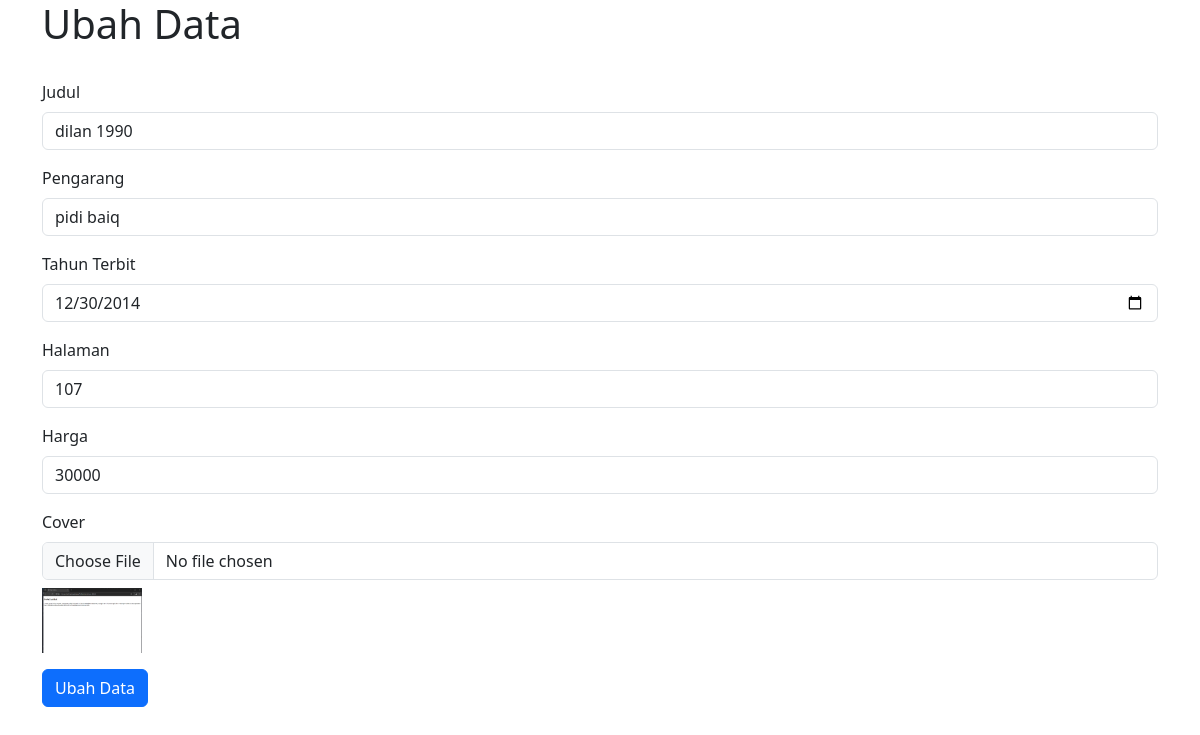
Page /admin/ubah.php?id=5 on the committed database.
### tables this page shows
CREATE TABLE `data_buku` (
  `id` int(11) NOT NULL,
  `judul` varchar(25) NOT NULL,
  `pengarang` varchar(25) NOT NULL,
  `tahun_terbit` varchar(20) NOT NULL,
  `halaman` varchar(25) NOT NULL,
  `harga` float NOT NULL,
  `cover` varchar(255) NOT NULL
);

### admin/ubah.php (the view, shortened to what this page needs)
<?php
require 'conn.php';
if (isset($_POST['submit'])) {
    $id = $_POST['id'];
    $judul = $_POST['judul'];
    $pengarang = $_POST['pengarang'];
    $tahun_terbit = $_POST['tahun_terbit'];
    $halaman = $_POST['halaman'];
    $harga = $_POST['harga'];
    if ($_FILES['cover']['name']) {
        $cover = $_FILES['cover']['name'];
        $target_dir = "../images/";
        $target_file = $target_dir . basename($cover);
        move_uploaded_file($_FILES['cover']['tmp_name'], $target_file);
        $sql = "UPDATE data_buku SET judul = '$judul', pengarang = '$pengarang', tahun_terbit = '$tahun_terbit', halaman = '$halaman', harga = '$harga', cover = '$cover' WHERE id = $id";
    } else {
        $sql = "UPDATE data_buku SET judul = '$judul', pengarang = '$pengarang', tahun_terbit = '$tahun_terbit', halaman = '$halaman', harga = '$harga' WHERE id = $id";
    }
    if (mysqli_query($conn, $sql)) {
        echo "<script>
          alert('Data berhasil diubah');
          window.location.href = 'data_buku.php';
          </script>";
    } else {
        echo "<script>
          alert('Data gagal diubah');
          window.location.href = 'data_buku.php';
          </script>";
    }
    mysqli_close($conn);
} else {
    $id = $_GET['id'];
    $query = "SELECT * FROM data_buku WHERE id = $id";
    $result = mysqli_query($conn, $query);
    $buku = mysqli_fetch_assoc($result);
}
?>
<!doctype html>
<html lang="en">
<head>
    <link href="https://cdn.jsdelivr.net/npm/bootstrap@5.3.3/dist/css/bootstrap.min.css" rel="stylesheet">
</head>
<body>
<div class="container">
    <h1>Ubah Data</h1>
    <br>
    <form action="" method="post" enctype="multipart/form-data">
        <div class="mb-3">
            <label for="judul" class="form-label">Judul</label>
            <input type="text" name="judul" class="form-control" id="judul" value="<?php echo $buku['judul']; ?>" placeholder="Judul">
        </div>
        <div class="mb-3">
            <label for="pengarang" class="form-label">Pengarang</label>
            <input type="text" name="pengarang" class="form-control" id="pengarang" value="<?php echo $buku['pengarang']; ?>" placeholder="Pengarang">
        </div>
        <div class="mb-3">
            <label for="tahun_terbit" class="form-label">Tahun Terbit</label>
            <input type="date" name="tahun_terbit" class="form-control" id="tahun_terbit" value="<?php echo $buku['tahun_terbit']; ?>" placeholder="Tahun Terbit">
        </div>
        <div class="mb-3">
            <label for="halaman" class="form-label">Halaman</label>
            <input type="text" name="halaman" class="form-control" id="halaman" value="<?php echo $buku['halaman']; ?>" placeholder="Halaman">
        </div>
        <div class="mb-3">
            <label for="harga" class="form-label">Harga</label>
            <input type="text" name="harga" class="form-control" id="harga" value="<?php echo $buku['harga']; ?>" placeholder="Harga">
        </div>
        <div class="mb-3">
            <label for="cover" class="form-label">Cover</label>
            <input type="file" name="cover" class="form-control" id="cover">
            <img src="../images/<?php echo $buku['cover']; ?>" alt="Current Cover" width="100" class="mt-2">
        </div>
        <button type="submit" name="submit" class="btn btn-primary">Ubah Data</button>
    </form>
</div>
</body>
</html>

### rows in the picture
data_buku: judul "dilan 1990", pengarang "pidi baiq", tahun_terbit "12/30/2014", halaman "107", harga "30000", cover (picture)
